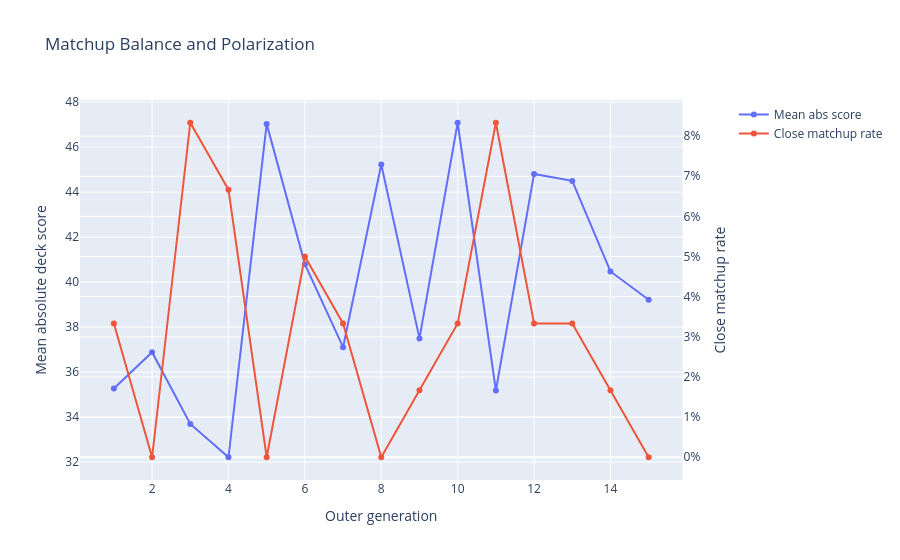

Notebook code for this chart:
### Markdown cell above
## Matchup Balance

This graph answers: are matchups becoming closer to balanced, or more polarized?

The main line is mean absolute deck score. Lower values are closer to neutral matchups. The secondary line is close-matchup rate, the share of samples near even.

How to read it:

- Falling mean absolute score means matchups are becoming less one-sided.
- Rising close-matchup rate means more deck pairs are near even.
- High maximum absolute score means at least one very polarized matchup remains.
- Some polarization is normal in CCGs, but too much can imply hard counters and a fragile meta.

### Code cell
plot_matchup_balance_timeline(group_count=None).show()

### Figure 1 — Plotly figure (JSON) as saved in the notebook; plotly's stock layout.template omitted (floating-point values rounded to 4 significant figures)
{"data": [{"customdata": [[1200.0, 60.0, 103.5], [1200.0, 60.0, 106.5], [1200.0, 60.0, 98.5], [1200.0, 60.0, 94.5], [1200.0, 60.0, 96.5], [1200.0, 60.0, 100.5], [1200.0, 60.0, 93.5], [1200.0, 60.0, 107.0], [1200.0, 60.0, 86.5], [1200.0, 60.0, 116.5], [1200.0, 60.0, 119.5], [1200.0, 60.0, 118.5], [1200.0, 60.0, 112.0], [1200.0, 60.0, 107.0], [1200.0, 60.0, 93.5]], "hovertemplate": "Generation: %{x}<br>Mean abs score: %{y:.2f}<br>Max abs score: %{customdata[2]:.2f}<br>Matchups: %{customdata[1]}<br>Samples: %{customdata[0]}<extra></extra>", "mode": "lines+markers", "name": "Mean abs score", "type": "scatter", "x": [1, 2, 3, 4, 5, 6, 7, 8, 9, 10, 11, 12, 13, 14, 15], "xaxis": "x", "y": [35.27, 36.88, 33.7, 32.22, 47.03, 40.8, 37.11, 45.23, 37.5, 47.08, 35.18, 44.81, 44.5, 40.48, 39.22], "yaxis": "y"}, {"hovertemplate": "Generation: %{x}<br>Close rate: %{y:.1%}<extra></extra>", "mode": "lines+markers", "name": "Close matchup rate", "type": "scatter", "x": [1, 2, 3, 4, 5, 6, 7, 8, 9, 10, 11, 12, 13, 14, 15], "xaxis": "x", "y": [0.03333, 0.0, 0.08333, 0.06667, 0.0, 0.05, 0.03333, 0.0, 0.01667, 0.03333, 0.08333, 0.03333, 0.03333, 0.01667, 0.0], "yaxis": "y2"}], "layout": {"title": {"text": "Matchup Balance and Polarization"}, "xaxis": {"anchor": "y", "domain": [0, 0.94], "title": {"text": "Outer generation"}}, "yaxis": {"anchor": "x", "domain": [0, 1], "title": {"text": "Mean absolute deck score"}}, "yaxis2": {"anchor": "x", "overlaying": "y", "side": "right", "tickformat": ".0%", "title": {"text": "Close matchup rate"}}}}
